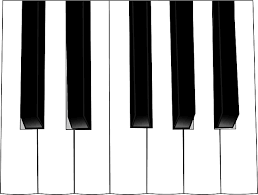
#> input picture src/octava.png, 258 x 195 px
$ python -i frame_without_hands_extractor.py   (imports and definitions only)
#> lines starting #> are read from the running program, lines starting #| are printed output that depends on the picture; after the words box and inside, x2 and y2 are one past the last pixel; in counts of white or black regions, pixels touching at a corner belong together
#> further down, picture is the input picture: shape (195, 258, 3); mean B, G, R 175.9, 175.9, 175.9
import cv2
import numpy as np
import os


class FrameWithoutHandsExtractor:
    def __init__(self, manual=True, show_plots=False, mse_threshold=500):
        """
        Initializes the PianoExtractor.
        :param manual: If True, allows manual piano region selection. If False, uses automatic detection.
        :param show_plots: If True, displays debugging plots.
        :param mse_threshold: Threshold for MSE to decide if a frame is valid.
        """
        self.manual = manual
        self.show_plots = show_plots
        self.mse_threshold = mse_threshold
        self.piano_region = None

    # [9 lines left out: function select_piano_region, not called in this run]

    def detect_piano_region(self, frame):
        """
        Automatically detects the piano region using edge detection and contour analysis.
        :param frame: Input video frame.
        :return: Coordinates of the piano region (x, y, w, h).
        """
        gray_frame = cv2.cvtColor(frame, cv2.COLOR_BGR2GRAY)
        edges = cv2.Canny(gray_frame, 50, 150)
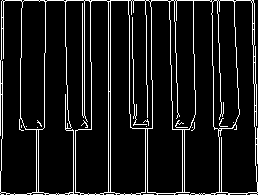
#> edges: shape (195, 258); 9.2% white in thin lines or dots

        # Find contours
        contours, _ = cv2.findContours(edges, cv2.RETR_EXTERNAL, cv2.CHAIN_APPROX_SIMPLE)
#> contours = 9 contours, 8 with area under 20; largest, box (x1, y1, x2, y2) and area: (0, 0, 258, 195) 40923

        # Find the largest rectangular contour (assuming it's the piano)
        piano_region = None
        max_area = 0
        for contour in contours:
            x, y, w, h = cv2.boundingRect(contour)
            area = w * h
            if area > max_area:
                max_area = area
                piano_region = (x, y, w, h)
#> this loop made 9 passes
#> (x, y, w, h, area, max_area) on passes 7 to 9: (191, 122, 4, 9, 36, 36), (81, 120, 7, 8, 56, 56), (0, 0, 258, 195, 50310, 50310)
#> after the loop, max_area = 50310

        if piano_region is None:
            raise ValueError("Piano region could not be detected.")
        return piano_region

    # [71 lines left out: functions get_piano_region, calculate_mse, __call__, main, not called in this run]


# [2 lines not run here, left out]

>>> import cv2
>>> picture = cv2.imread('octava.png')
>>> result = FrameWithoutHandsExtractor().detect_piano_region(picture)
#> result = (0, 0, 258, 195)
